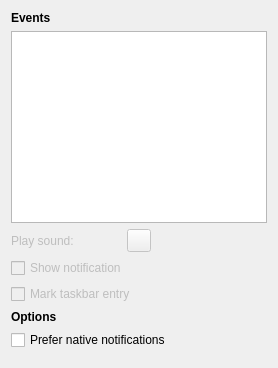
     <widget class="QWidget" name="notificationsPage">
      <layout class="QVBoxLayout" name="notificationsPageLayout" stretch="0,0,0,0,0,1">
       <item>
        <widget class="QLabel" name="notificationsEventsHeader">
         <property name="font">
          <font>
           <weight>75</weight>
           <bold>true</bold>
          </font>
         </property>
         <property name="text">
          <string>Events</string>
         </property>
        </widget>
       </item>
       <item>
        <widget class="Otter::ItemViewWidget" name="notificationsItemView">
         <property name="contextMenuPolicy">
          <enum>Qt::NoContextMenu</enum>
         </property>
         <property name="editTriggers">
          <set>QAbstractItemView::NoEditTriggers</set>
         </property>
         <property name="alternatingRowColors">
          <bool>true</bool>
         </property>
         <attribute name="headerDefaultSectionSize">
          <number>250</number>
         </attribute>
        </widget>
       </item>
       <item>
        <widget class="QWidget" name="notificationOptionsWidget" native="true">
         <property name="enabled">
          <bool>false</bool>
         </property>
         <layout class="QVBoxLayout" name="notificationOptionsLayout">
          <property name="leftMargin">
           <number>0</number>
          </property>
          <property name="topMargin">
           <number>0</number>
          </property>
          <property name="rightMargin">
           <number>0</number>
          </property>
          <property name="bottomMargin">
           <number>0</number>
          </property>
          <item>
           <layout class="QHBoxLayout" name="notificationsPlaySoundLayout">
            <item>
             <widget class="QLabel" name="notificationsPlaySoundLabel">
              <property name="text">
               <string>Play sound:</string>
              </property>
              <property name="buddy">
               <cstring>notificationsPlaySoundFilePathWidget</cstring>
              </property>
             </widget>
            </item>
            <item>
             <widget class="QToolButton" name="notificationsPlaySoundButton"/>
            </item>
            <item>
             <widget class="Otter::FilePathWidget" name="notificationsPlaySoundFilePathWidget" native="true"/>
            </item>
           </layout>
          </item>
          <item>
           <widget class="QCheckBox" name="notificationsShowNotificationCheckBox">
            <property name="text">
             <string>Show notification</string>
            </property>
           </widget>
          </item>
          <item>
           <widget class="QCheckBox" name="notificationsShowAlertCheckBox">
            <property name="text">
             <string>Mark taskbar entry</string>
            </property>
           </widget>
          </item>
         </layout>
        </widget>
       </item>
       <item>
        <widget class="QLabel" name="notificationsOptionsHeader">
         <property name="font">
          <font>
           <weight>75</weight>
           <bold>true</bold>
          </font>
         </property>
         <property name="text">
          <string>Options</string>
         </property>
        </widget>
       </item>
       <item>
        <widget class="QCheckBox" name="preferNativeNotificationsCheckBox">
         <property name="text">
          <string>Prefer native notifications</string>
         </property>
        </widget>
       </item>
       <item>
        <spacer name="notificationsSpacer">
         <property name="orientation">
          <enum>Qt::Vertical</enum>
         </property>
        </spacer>
       </item>
      </layout>
     </widget>
